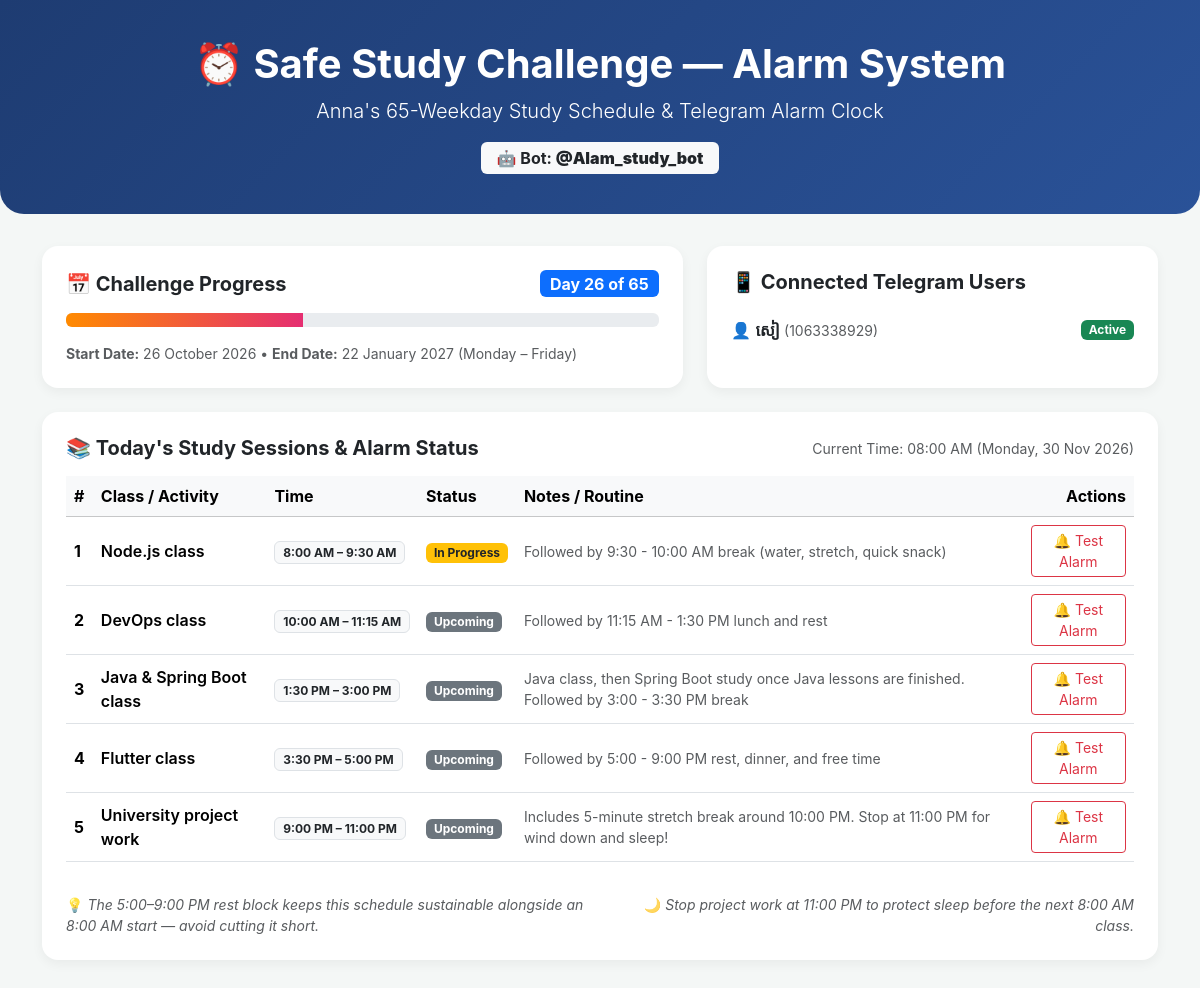
The page / on the database its author committed.
### alarms/models.py (models this page shows, shortened)
class ChallengeCountdown(models.Model):
    day_number = models.IntegerField(unique=True, help_text="Day 1 to 65")
    date = models.DateField(unique=True)
    note = models.CharField(max_length=255, blank=True, default="")
    class Meta:
        ordering = ["day_number"]

class BotSubscriber(models.Model):
    chat_id = models.CharField(max_length=64, unique=True, help_text="Telegram Chat ID")
    username = models.CharField(max_length=150, blank=True, null=True)
    first_name = models.CharField(max_length=150, blank=True, null=True)
    is_active = models.BooleanField(default=True)
    created_at = models.DateTimeField(auto_now_add=True)

class StudySlot(models.Model):
    name = models.CharField(max_length=200, help_text="e.g. Node.js class")
    start_time = models.TimeField(help_text="Format: HH:MM:SS")
    end_time = models.TimeField(help_text="Format: HH:MM:SS")
    days_of_week = models.CharField(
        max_length=50,
        default="0,1,2,3,4",
        help_text="Comma-separated weekday numbers (0=Mon, 4=Fri)",
    )
    notes = models.TextField(blank=True, default="")
    is_active = models.BooleanField(default=True)
    order = models.IntegerField(default=0)
    class Meta:
        ordering = ["start_time", "order"]
    def active_on_weekday(self, weekday_int):
        active_days = [int(x.strip()) for x in self.days_of_week.split(",") if x.strip().isdigit()]
        return weekday_int in active_days

### alarms/views.py (the view)
# urls.py: path('', dashboard_view, name='dashboard'),
def dashboard_view(request):
    now = timezone.localtime()
    today = now.date()
    current_weekday = today.weekday()
    countdown = ChallengeCountdown.objects.filter(date=today).first()
    total_days = ChallengeCountdown.objects.count() or 65
    current_day_num = countdown.day_number if countdown else 1
    progress_pct = int((current_day_num / total_days) * 100)
    slots = StudySlot.objects.filter(is_active=True).order_by("order", "start_time")
    slots_with_status = []
    for slot in slots:
        is_today = slot.active_on_weekday(current_weekday)
        session = AlarmSession.objects.filter(slot=slot, date=today).first()
        status = "Upcoming"
        if not is_today:
            status = "No class today"
        elif session and session.is_acknowledged:
            status = "Acknowledged ✅"
        elif session and session.alarms_sent > 0:
            status = f"Alarms Ringing ({session.alarms_sent}/3) 🚨"
        elif now.time() >= slot.end_time:
            status = "Completed"
        elif now.time() >= slot.start_time:
            status = "In Progress"
        slots_with_status.append({
            "slot": slot,
            "is_today": is_today,
            "status": status,
            "session": session,
        })
    subscribers = BotSubscriber.objects.filter(is_active=True)
    context = {
        "today": today,
        "now": now,
        "countdown": countdown,
        "total_days": total_days,
        "progress_pct": progress_pct,
        "slots_with_status": slots_with_status,
        "subscribers": subscribers,
    }
    return render(request, "dashboard.html", context)

### templates/dashboard.html (shortened to what this page needs)
<!DOCTYPE html>
<html lang="en">
<head>
    <link href="https://cdn.jsdelivr.net/npm/bootstrap@5.3.3/dist/css/bootstrap.min.css" rel="stylesheet">
</head>
<body>
<div class="hero text-center">
    <div class="container">
        <h1 class="fw-bold">⏰ Safe Study Challenge — Alarm System</h1>
        <p class="lead mb-2">Anna's 65-Weekday Study Schedule & Telegram Alarm Clock</p>
        <div class="mt-3">
            <span class="badge bg-light text-dark fs-6 px-3 py-2">
                🤖 Bot: <strong>@Alam_study_bot</strong>
            </span>
        </div>
    </div>
</div>
<div class="container pb-5">
    <div class="row g-4 mb-4">
        <div class="col-md-7">
            <div class="card p-4 h-100">
                <div class="d-flex justify-content-between align-items-center mb-3">
                    <h5 class="fw-bold m-0">📅 Challenge Progress</h5>
                    <span class="badge bg-primary fs-6">
                        {% if countdown %}
                            Day {{ countdown.day_number }} of {{ total_days }}
                        {% else %}
                            Pre-Challenge / Weekend
                        {% endif %}
                    </span>
                </div>
                <div class="progress mb-3" style="height: 14px;">
                    <div class="progress-bar progress-bar-custom progress-bar-striped progress-bar-animated" role="progressbar" style="width: {{ progress_pct }}%"></div>
                </div>
                <p class="text-muted small m-0">
                    <strong>Start Date:</strong> 26 October 2026 &bull; <strong>End Date:</strong> 22 January 2027 (Monday – Friday)
                </p>
            </div>
        </div>
        <div class="col-md-5">
            <div class="card p-4 h-100">
                <h5 class="fw-bold mb-3">📱 Connected Telegram Users</h5>
                {% if subscribers %}
                    <ul class="list-group list-group-flush">
                        {% for sub in subscribers %}
                            <li class="list-group-item d-flex justify-content-between align-items-center px-0">
                                <span>👤 <strong>{{ sub.first_name|default:sub.username }}</strong> <small class="text-muted">({{ sub.chat_id }})</small></span>
                                <span class="badge bg-success">Active</span>
                            </li>
                        {% endfor %}
                    </ul>
                {% else %}
                    <div class="alert alert-warning py-2 small m-0">
                        ⚠️ No subscribers yet! Open Telegram, search <strong>@Alam_study_bot</strong>, and send <code>/start</code>.
                    </div>
                {% endif %}
            </div>
        </div>
    </div>
    <div class="card p-4 mb-4">
        <div class="d-flex justify-content-between align-items-center mb-3">
            <h5 class="fw-bold m-0">📚 Today's Study Sessions & Alarm Status</h5>
            <small class="text-muted">Current Time: {{ now|date:"h:i A" }} ({{ today|date:"l, d M Y" }})</small>
        </div>
        <div class="table-responsive">
            <table class="table table-hover align-middle">
                <thead class="table-light">
                    <tr>
                        <th>#</th>
                        <th>Class / Activity</th>
                        <th>Time</th>
                        <th>Status</th>
                        <th>Notes / Routine</th>
                        <th class="text-end">Actions</th>
                    </tr>
                </thead>
                <tbody>
                    {% for item in slots_with_status %}
                    <tr>
                        <td><strong>{{ forloop.counter }}</strong></td>
                        <td class="fw-semibold">{{ item.slot.name }}</td>
                        <td>
                            <span class="badge bg-light text-dark border">
                                {{ item.slot.start_time|time:"g:i A" }} – {{ item.slot.end_time|time:"g:i A" }}
                            </span>
                        </td>
                        <td>
                            {% if "Acknowledged" in item.status %}
                                <span class="badge badge-ack">{{ item.status }}</span>
                            {% elif "Ringing" in item.status %}
                                <span class="badge badge-alarm">{{ item.status }}</span>
                            {% elif item.status == "In Progress" %}
                                <span class="badge bg-warning text-dark">{{ item.status }}</span>
                            {% else %}
                                <span class="badge bg-secondary">{{ item.status }}</span>
                            {% endif %}
                        </td>
                        <td class="small text-muted">{{ item.slot.notes }}</td>
                        <td class="text-end">
                            <form method="POST" action="{% url 'test_alarm' item.slot.id %}" class="d-inline">
                                <button type="submit" class="btn btn-sm btn-outline-danger" title="Send a test alarm right now to Telegram">
                                    🔔 Test Alarm
                                </button>
                            </form>
                        </td>
                    </tr>
                    {% endfor %}
                </tbody>
            </table>
        </div>
        <div class="row mt-3 text-muted small">
            <div class="col-md-6">
                💡 <em>The 5:00–9:00 PM rest block keeps this schedule sustainable alongside an 8:00 AM start — avoid cutting it short.</em>
            </div>
            <div class="col-md-6 text-md-end">
                🌙 <em>Stop project work at 11:00 PM to protect sleep before the next 8:00 AM class.</em>
            </div>
        </div>
    </div>
</div>
</body>
</html>

### templates/dashboard.html (style rules this page uses)
body { background-color: #f4f7f6; font-family: -apple-system, BlinkMacSystemFont, "Segoe UI", Roboto, sans-serif; }
.hero { background: linear-gradient(135deg, #1e3c72 0%, #2a5298 100%); color: white; padding: 2.5rem 0; margin-bottom: 2rem; border-radius: 0 0 1.5rem 1.5rem; }
.card { border-radius: 1rem; border: none; box-shadow: 0 4px 12px rgba(0,0,0,0.05); }
.progress-bar-custom { background: linear-gradient(90deg, #ff8a00, #e52e71); }

### rows shown on the page
ChallengeCountdown: day_number "26"
BotSubscriber: first_name "សៀ", chat_id "1063338929"
StudySlot: slot.name "Node.js class", slot.start_time "8:00 AM", slot.end_time "9:30 AM", status "In Progress", slot.notes "Followed by 9:30 - 10:00 AM break (water, stretch, quick snack)"
StudySlot: slot.name "DevOps class", slot.start_time "10:00 AM", slot.end_time "11:15 AM", status "Upcoming", slot.notes "Followed by 11:15 AM - 1:30 PM lunch and rest"
StudySlot: slot.name "Java & Spring Boot class", slot.start_time "1:30 PM", slot.end_time "3:00 PM", status "Upcoming", slot.notes "Java class, then Spring Boot study once Java lessons are finished. Followed by 3:00 - 3:30 PM break"
StudySlot: slot.name "Flutter class", slot.start_time "3:30 PM", slot.end_time "5:00 PM", status "Upcoming", slot.notes "Followed by 5:00 - 9:00 PM rest, dinner, and free time"
StudySlot: slot.name "University project work", slot.start_time "9:00 PM", slot.end_time "11:00 PM", status "Upcoming", slot.notes "Includes 5-minute stretch break around 10:00 PM. Stop at 11:00 PM for wind down and sleep!"

### other values the page prints
{{ total_days }} "65"
{{ now|date:"h:i A" }} "08:00 AM"
{{ today|date:"l, d M Y" }} "Monday, 30 Nov 2026"
